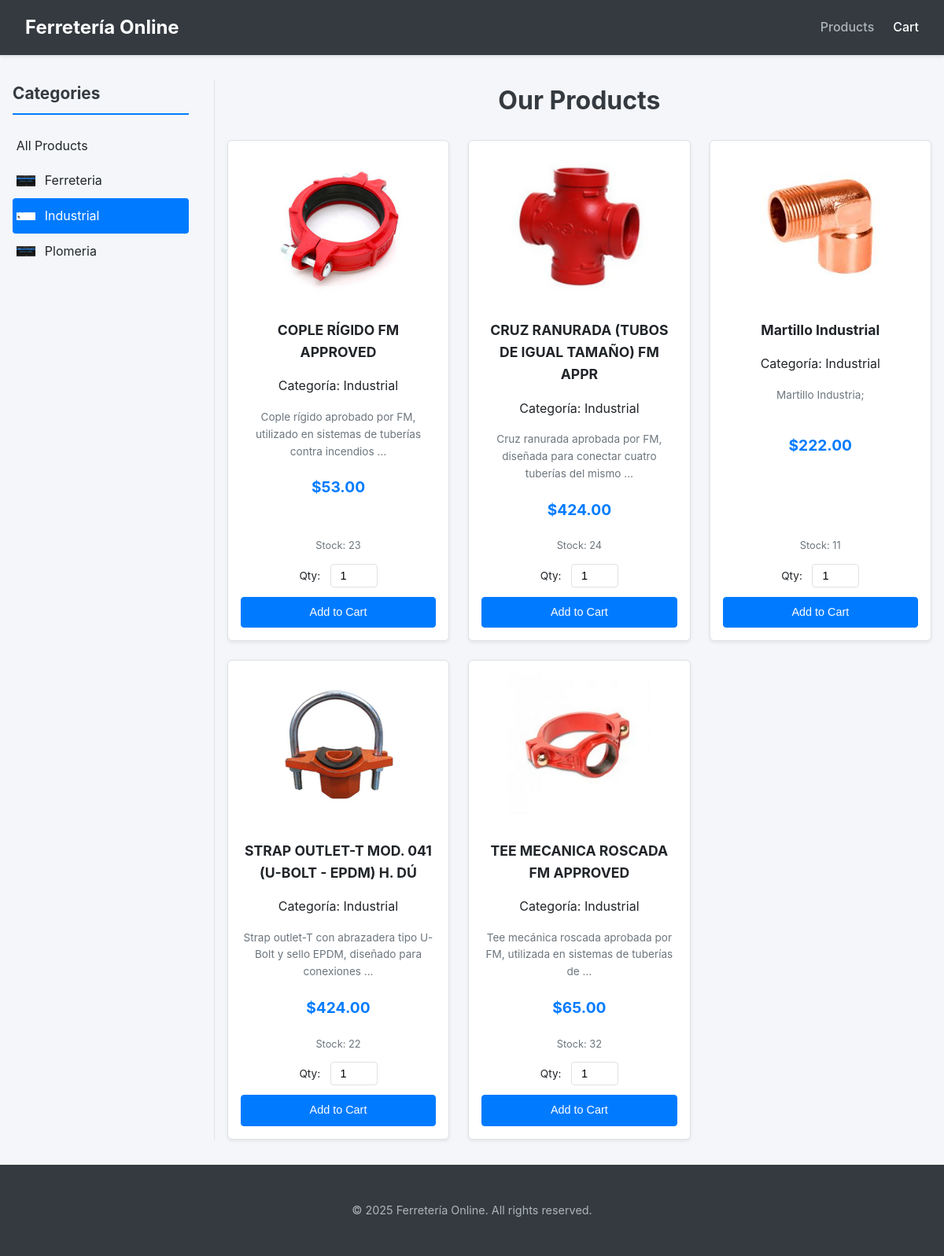
Screenshot of /category/3/ with the database file from the repository.
### ferreteria/models.py (models this page shows, shortened)
class Categories(models.Model):
    idcategories = models.AutoField(primary_key=True)
    name = models.CharField(max_length=45, null=True, blank=True)
    image = models.ImageField(upload_to='categories_images/', null=True, blank=True, verbose_name="Image")
    class Meta:
        verbose_name = "Category"
        verbose_name_plural = "Categories"

class Products(models.Model):
    idproducts = models.AutoField(primary_key=True)
    name = models.CharField(max_length=45)
    description = models.CharField(max_length=255, null=True, blank=True)
    price = models.DecimalField(max_digits=10, decimal_places=2, null=True, blank=True)
    cost = models.DecimalField(max_digits=10, decimal_places=2, null=True, blank=True)
    stock = models.IntegerField(null=True, blank=True)
    idcategories = models.ForeignKey(Categories, on_delete=models.PROTECT, db_column='idcategories', null=True, blank=True, verbose_name="Category")
    image = models.ImageField(upload_to='products_images/', null=True, blank=True, verbose_name="Image")
    class Meta:
        verbose_name = "Product"
        verbose_name_plural = "Products"

### ferreteria/views.py (the view)
# urls.py: path('', views.product_list, name='product_list'),
def product_list(request, category_id=None): # category_id ahora es un parámetro opcional
    categories = Categories.objects.all().order_by('name')
    current_category = None # Para saber qué categoría está activa
    if category_id:
        current_category = get_object_or_404(Categories, idcategories=category_id)
        products = Products.objects.filter(idcategories=current_category).order_by('name')
    else:
        products = Products.objects.all().order_by('name')
    cart_item_count = 0
    try:
        client = get_current_client(request)
        if client:
            cart_item_count = Cart.objects.filter(idclient=client).aggregate(total_items=Sum('quantity'))['total_items'] or 0
    except Exception:
        pass
    context = {
        'products': products,
        'categories': categories,
        'current_category': current_category, # Pasa la categoría actual a la plantilla
        'cart_item_count': cart_item_count,
    }
    return render(request, 'ferreteria/index.html', context)

### ferreteria/views.py (called while the page is built)
def get_current_client(request):
    try:
        return Clients.objects.get(idclients=1)
    except Clients.DoesNotExist:
        messages.error(request, "Client profile not found. Please log in or register. (Using fallback default client)")
        client, _ = Clients.objects.get_or_create(
            idclients=1, # O deja que AutoField maneje esto y luego guárdalo en sesión
            defaults={'name': "Default", 'lastname': "Client", 'email': "default@example.com"}
        )
        return client

### ferreteria/templates/ferreteria/index.html (shortened to what this page needs)
<!DOCTYPE html>
<html lang="en">
<head>
</head>
<body>
    <header>
        <nav>
            <a href="{% url 'product_list' %}" class="brand-logo">Ferretería Online</a>
            <ul>
                <li><a href="{% url 'product_list' %}" class="active">Products</a></li>
                <li>
                    <a href="{% url 'view_cart' %}">
                        Cart
                    </a>
                </li>
                </ul>
        </nav>
    </header>
    <div class="main-container">
        <aside class="sidebar">
            <h2>Categories</h2>
            <ul>
                <li>
                    <a href="{% url 'product_list' %}" class="{% if not current_category %}active{% endif %}">All Products</a>
                </li>
                {% for category_item in categories %}
                    <li>
                        <a href="{% url 'product_list_by_category' category_item.idcategories %}" class="{% if current_category and current_category.idcategories == category_item.idcategories %}active{% endif %}">
                            {% if category_item.image %}
                                <img src="{{ category_item.image.url }}" alt="{{ category_item.name }}">
                            {% else %}
                                <img src="https://via.placeholder.com/24?text=C" alt="Category icon">
                            {% endif %}
                            {{ category_item.name }}
                        </a>
                    </li>
                {% endfor %}
            </ul>
        </aside>
        <main class="products-main">
            <h1>Our Products</h1>
            <div class="products-grid">
                {% for product in products %}
                <div class="product-card">
                    <div>
                        {% if product.image %}
                            <img src="{{ product.image.url }}" alt="{{ product.name }}">
                        {% else %}
                            <div class="image-placeholder">No Image</div>
                        {% endif %}
                        <a href="{% url 'product_detail' product.idproducts %}" style="text-decoration: none; color: inherit;"><h3>{{ product.name }}</h3></a>
                        {% if product.idcategories and product.idcategories.name %}
                            <p class="product-category">Categoría: {{ product.idcategories.name }}</p>
                        {% endif %}
                        <p class="description">{{ product.description|truncatewords:12 }}</p>
                        <p class="price">${{ product.price|floatformat:2 }}</p>
                    </div>
                    <div>
                        {% if product.stock > 0 %}
                            <p class="stock">Stock: {{ product.stock }}</p>
                            <form method="post" action="{% url 'add_to_cart' product.idproducts %}">
                                <label for="quantity_prod_{{ product.idproducts }}">Qty:</label>
                                <input type="number" name="quantity" value="1" min="1" {% if product.stock %}max="{{ product.stock }}"{% endif %} id="quantity_prod_{{ product.idproducts }}">
                                <button type="submit" class="btn">Add to Cart</button>
                            </form>
                        {% else %}
                            <p class="out-of-stock">Out of Stock</p>
                            <button type="button" class="btn" disabled>Add to Cart</button>
                        {% endif %}
                    </div>
                </div>
                {% empty %}
                    <p>No products available at the moment.</p>
                {% endfor %}
            </div>
        </main>
    </div>
    <footer>
        <p>&copy; {% now "Y" %} Ferretería Online. All rights reserved.</p>
    </footer>
</body>
</html>

### ferreteria/templates/ferreteria/index.html (style rules this page uses)
:root { --primary-color: #007bff; --secondary-color: #6c757d; --success-color: #28a745; --danger-color: #dc3545; --light-gray: #f8f9fa; --dark-gray: #343a40; --border-color: #dee2e6; --text-color: #212529; --link-hover-color: #0056b3; --card-shadow: 0 0.125rem 0.25rem rgba(0, 0, 0, 0.075); }
body { font-family: -apple-system, BlinkMacSystemFont, "Segoe UI", Roboto, "Helvetica Neue", Arial, sans-serif; margin: 0; background-color: #f4f6f9; color: var(--text-color); line-height: 1.6; }
header { background-color: var(--dark-gray); color: white; padding: 1rem 2rem; box-shadow: 0 2px 4px rgba(0,0,0,0.1); }
nav { display: flex; justify-content: space-between; align-items: center; max-width: 1200px; margin: 0 auto; }
nav .brand-logo { font-size: 1.5rem; font-weight: bold; color: white; text-decoration: none; }
nav ul { list-style: none; padding: 0; margin: 0; display: flex; }
nav ul li { margin-left: 1.5rem; }
nav ul li a { color: white; text-decoration: none; font-weight: 500; padding: 0.5rem 0; position: relative; }
nav ul li a:hover, nav ul li a.active { color: #adb5bd; }
.main-container { display: flex; max-width: 1200px; margin: 2rem auto; padding: 0 1rem; }
.sidebar { width: 20%; min-width: 200px; padding-right: 2rem; border-right: 1px solid var(--border-color); }
.sidebar h2 { font-size: 1.3rem; color: var(--dark-gray); margin-top: 0; border-bottom: 2px solid var(--primary-color); padding-bottom: 0.5rem; }
.sidebar ul { list-style: none; padding: 0; }
.sidebar ul li a { display: flex; align-items: center; text-decoration: none; color: var(--text-color); padding: 0.6rem 0.3rem; border-radius: 0.25rem; transition: background-color 0.2s ease-in-out, color 0.2s ease-in-out; }
.sidebar ul li a:hover, .sidebar ul li a.active { background-color: var(--primary-color); color: white; }
.sidebar ul li img { width: 24px; height: 24px; object-fit: contain; margin-right: 0.75rem; }
.products-main { width: 80%; padding-left: 1rem; }
.products-main h1 { font-size: 2rem; color: var(--dark-gray); margin-top: 0; margin-bottom: 1.5rem; text-align: center; }
.products-grid { display: grid; grid-template-columns: repeat(auto-fill, minmax(230px, 1fr)); gap: 1.5rem; }
.product-card { background-color: white; border: 1px solid var(--border-color); border-radius: 0.375rem; padding: 1rem; text-align: center; box-shadow: var(--card-shadow); transition: transform 0.2s ease-in-out, box-shadow 0.2s ease-in-out; display: flex; flex-direction: column; justify-content: space-between; }
.product-card img { max-width: 100%; height: 180px; object-fit: contain; margin-bottom: 1rem; border-radius: 0.25rem; }
.product-card h3 { font-size: 1.1rem; margin: 0.5rem 0; color: var(--text-color); }
.product-card .description { font-size: 0.85rem; color: var(--secondary-color); margin-bottom: 0.75rem; min-height: 40px; }
.product-card .price { font-size: 1.2rem; font-weight: bold; color: var(--primary-color); margin-bottom: 0.5rem; }
.product-card .stock { font-size: 0.8rem; color: var(--secondary-color); margin-bottom: 0.75rem; }
.product-card form { margin-top: auto; }
.product-card label { font-size: 0.85rem; margin-right: 0.5rem; }
.product-card input[type="number"] { width: 60px; padding: 0.375rem 0.75rem; font-size: 0.9rem; border: 1px solid var(--border-color); border-radius: 0.25rem; margin-bottom: 0.75rem; box-sizing: border-box; }
.product-card .btn { display: inline-block; font-weight: 400; color: white; text-align: center; vertical-align: middle; cursor: pointer; background-color: var(--primary-color); border: 1px solid var(--primary-color); padding: 0.5rem 1rem; font-size: 0.9rem; line-height: 1.5; border-radius: 0.25rem; text-decoration: none; transition: background-color 0.15s ease-in-out, border-color 0.15s ease-in-out, box-shadow 0.15s ease-in-out; width: 100%; }
footer { text-align: center; padding: 2rem; margin-top: 2rem; background-color: var(--dark-gray); color: #adb5bd; font-size: 0.9rem; }

### rows the page displays
Categories: image (picture), name "Ferreteria"
Categories: image (picture), name "Industrial"
Categories: image (picture), name "Plomeria"
Products: image (picture), name "COPLE RÍGIDO FM APPROVED", idcategories.name "Industrial", description "Cople rígido aprobado por FM, utilizado en sistemas de tuberías contra incendios …", price "53.00", stock "23", quantity "1"
Products: image (picture), name "CRUZ RANURADA (TUBOS DE IGUAL TAMAÑO) FM APPR", idcategories.name "Industrial", description "Cruz ranurada aprobada por FM, diseñada para conectar cuatro tuberías del mismo …", price "424.00", stock "24", quantity "1"
Products: image (picture), name "Martillo Industrial", idcategories.name "Industrial", description "Martillo Industria;", price "222.00", stock "11", quantity "1"
Products: image (picture), name "STRAP OUTLET-T MOD. 041 (U-BOLT - EPDM) H. DÚ", idcategories.name "Industrial", description "Strap outlet-T con abrazadera tipo U-Bolt y sello EPDM, diseñado para conexiones …", price "424.00", stock "22", quantity "1"
Products: image (picture), name "TEE MECANICA ROSCADA FM APPROVED", idcategories.name "Industrial", description "Tee mecánica roscada aprobada por FM, utilizada en sistemas de tuberías de …", price "65.00", stock "32", quantity "1"
